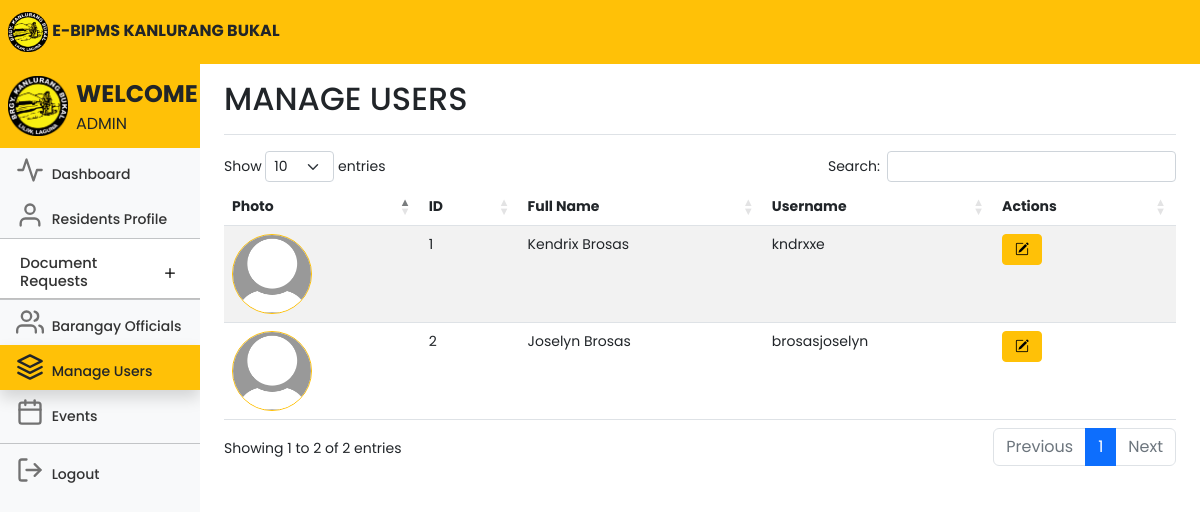
Page /adminusers.php (signed in) on the earlier database version.
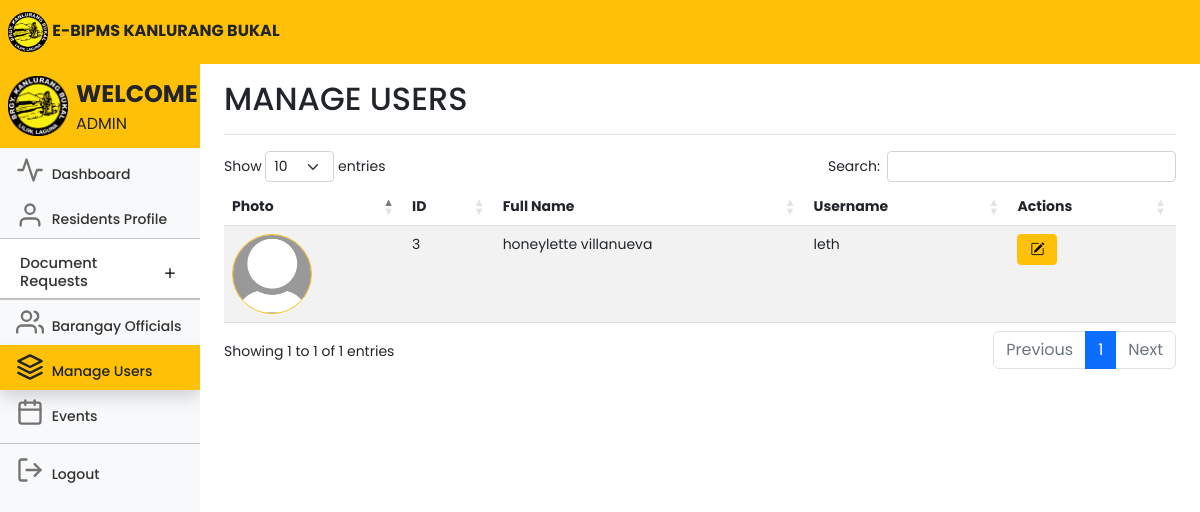
Same page on the later database version.
### tables this page shows
CREATE TABLE `users` (
  `id` int(11) NOT NULL,
  `userID` varchar(100) NOT NULL,
  `firstname` varchar(100) NOT NULL,
  `middlename` varchar(100) NOT NULL,
  `lastname` varchar(100) NOT NULL,
  `sex` varchar(100) NOT NULL,
  `birthday` varchar(100) NOT NULL,
  `age` int(11) NOT NULL,
  `house_no` varchar(100) NOT NULL,
  `purok` varchar(100) NOT NULL,
  `civilstatus` varchar(100) NOT NULL,
  `voter` varchar(100) NOT NULL,
  `is_special_group` tinyint(1) NOT NULL,
  `specialgroup` varchar(100) NOT NULL,
  `members` int(11) NOT NULL,
  `housingstatus` varchar(100) NOT NULL,
  `phonenumber` varchar(15) NOT NULL,
  `email` varchar(100) NOT NULL,
  `username` varchar(100) NOT NULL,
  `password` varchar(100) NOT NULL,
  `profile_picture` varchar(255) NOT NULL
);

### adminusers.php (the view, shortened to what the changed rows need)
<!DOCTYPE html>
<html lang="en">
<head>
	<link rel="stylesheet" href="https://cdn.jsdelivr.net/npm/bootstrap-icons@1.10.5/font/bootstrap-icons.css">
	<link href="css/bootstrap.min.css" rel="stylesheet">
	<link rel="stylesheet" href="css/style.css">
	<link rel="stylesheet" href="DataTables/datatables.css" />
	<link rel="stylesheet"
		href="https://cdnjs.cloudflare.com/ajax/libs/twitter-bootstrap/5.2.0/css/bootstrap.min.css" />
	<link rel="stylesheet" href="https://cdn.datatables.net/1.13.4/css/dataTables.bootstrap5.min.css" />
	<link href="dashboard.css" rel="stylesheet">
</head>
<body>
	<div class="container-fluid">
		<div class="row">
			<nav id="sidebarMenu" class="col-md-3 col-lg-2 d-md-block bg-body-tertiary sidebar collapse">
				<div class="position-sticky pt-2 mt-2 sidebar-sticky bg-light">
					<ul class="nav flex-column">
						<li class="nav-item fs-7">
							<div class="accordion accordion-flush" id="accordionFlushExample">
								<div class="accordion-item">
									<h2 class="accordion-header fs-7">
										<button class="accordion-button collapsed fs-7 pb-2 nav-link"
											style="font-size:11pt;" type="button" data-bs-toggle="collapse"
											data-bs-target="#flush-collapseOne" aria-expanded="false"
											aria-controls="flush-collapseOne">
											Document Requests
										</button>
									</h2>
								</div>
						</li>
					</ul>
				</div>
			</nav>
			<main class="col-md-9 ms-sm-auto col-lg-10 px-md-4">
				<div
					class="d-flex justify-content-between flex-wrap flex-md-nowrap align-items-center pt-3 pb-2 mb-3 border-bottom">
					<h1 class="h2">MANAGE USERS</h1>
				</div>
				<div class="table-responsive">
					<div class="data_table">
						<table id="myTable" class="table table-striped table-hover" style="width:100%">
							<thead>
								<tr>
									<th scope="col">Photo</th>
									<th scope="col">ID</th>
									<th scope="col">Full Name</th>
									<th scope="col">Username</th>
									<th scope="col">Actions</th>
								</tr>
							</thead>
							<tbody>
								<?php
								include 'conn.php';
								$query = 'SELECT * FROM users WHERE username IS NOT NULL AND username <> ""';
								$result = mysqli_query($conn, $query);
								while ($row = mysqli_fetch_array($result)) {
									?>
									<tr>
										<td>
											<?php
											if (!empty($row['profile_picture'])) {
												echo '<img class="rounded-circle border border-warning" src="' . $row['profile_picture'] . '" alt="Profile Picture" width="80">';
											} else {
												echo '<img class="rounded-circle border border-warning" src="default-profile-pic.jpg" alt="Profile Picture" width="80">';
											}
											?>
										<td>
											<?php echo $row['id']; ?>
										</td>
										<td>
											<?php echo $row['firstname'] . ' ' . $row['lastname']; ?>
										</td>
										<td>
											<?php echo $row['username']; ?>
										</td>
										<td class="text-right">
											<div class="btn-group me-2">
												<a href="edituser.php?id=<?php echo $row['id']; ?>"
													class="btn btn-warning btn-sm" style="width: 40px;"><i
														class="bi bi-pencil-square"></i></a>
											</div>
										</td>
									</tr>
									<?php
								}
								?>
							</tbody>
						</table>
					</div>
				</div>
			</main>
		</div>
	</div>
</body>
</html>

Differences in the rows shown:
removed users: id "1", firstname "Kendrix", lastname "Brosas", username "kndrxxe"
removed users: id "2", firstname "Joselyn", lastname "Brosas", username "brosasjoselyn"
added users: id "3", firstname "honeylette", lastname "villanueva", username "leth"
Other differences:
text written by a page script: "Show entries Search: Showing 1 to 2 of 2 entries Previous 1 Next" → "Show entries Search: Showing 1 to 1 of 1 entries Previous 1 Next"
